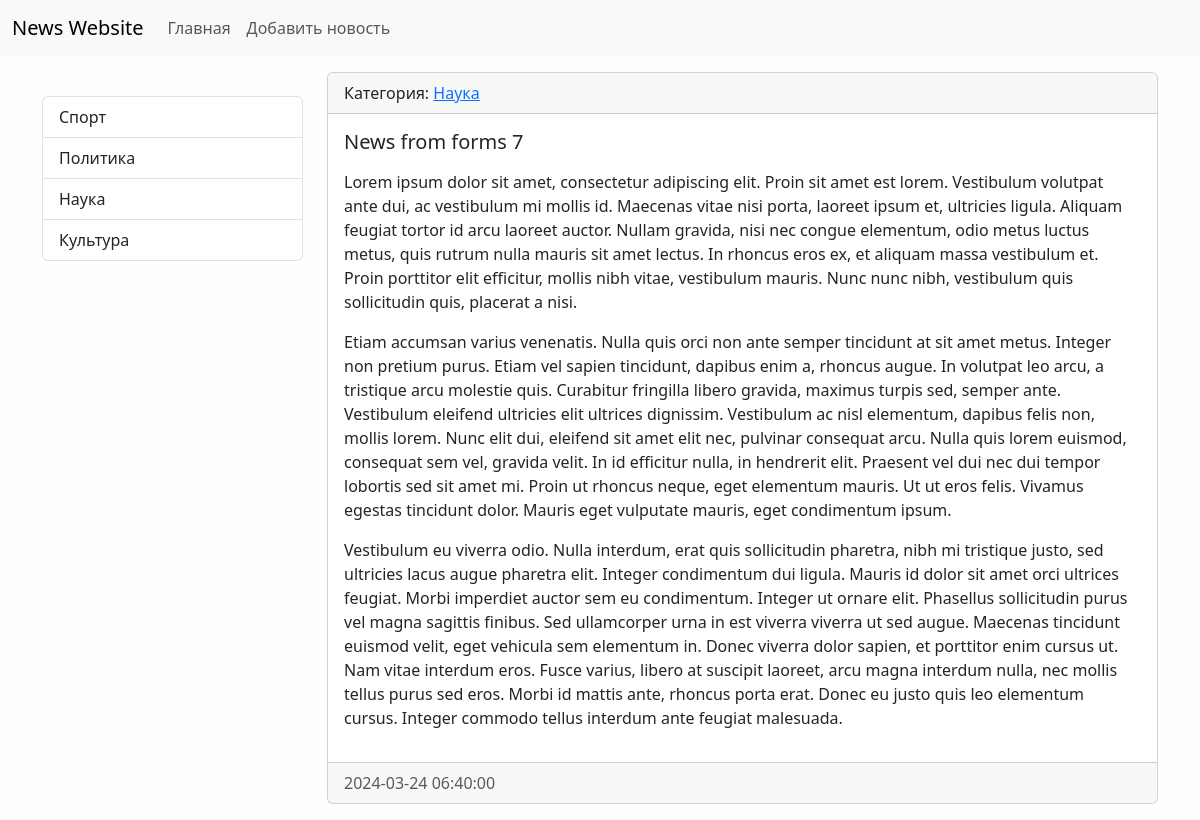
Page /news/14/ on the committed database.
### news/models.py (models this page shows, shortened)
class Category(models.Model):
    title = models.CharField(max_length=150, db_index=True, verbose_name='Наименование категории')
    def get_absolute_url(self):
        return reverse('category', kwargs={'category_id': self.pk})
    class Meta:
        verbose_name = 'Категория'
        verbose_name_plural = 'Категории'
        ordering = ['-title']

class News(models.Model):
    title = models.CharField(max_length = 150, verbose_name='Наименование')
    content = models.TextField(blank = True, verbose_name='Контент')
    created_at = models.DateTimeField(auto_now_add = True, verbose_name='Дата публикации')
    updated_at = models.DateTimeField(auto_now = True, verbose_name='Обновлено')
    is_published = models.BooleanField(default=True, verbose_name='Опубликовано')
    category = models.ForeignKey('Category', on_delete=models.PROTECT, verbose_name='Категория')
    class Meta:
        verbose_name = 'Новость'
        verbose_name_plural = 'Новости'
        ordering = ['-created_at']

### news/views.py (the view)
# urls.py: path('news/<int:pk>/', ViewNews.as_view(), name='view_news'),
class ViewNews(DetailView):
    model = News
    context_object_name = 'news_item'

### news/templatetags/news_tags.py (called while the page is built)
@register.inclusion_tag('news/list_categories.html')
def show_categories(arg1='Hello', arg2='world'):
    categories = Category.objects.all()
    return {'categories': categories}

### news/templates/news/news_detail.html (shortened to what this page needs)
{% extends 'base.html'%}
{% block sidebar %}
  {% include 'inc/_sidebar.html'%}
{% endblock %}
{% block content %}
  <div class="card mb-3">
    <div class="card-header">
      Категория:
      <a href="{{news_item.category.get_absolute_url}}">{{news_item.category.title}}</a>
    </div>
    <div class="card-body">
      <h5 class="card-title">{{news_item.title}}</h5>
      <p class="card-text">{{news_item.content|linebreaks}}</p>
    </div>
    <div class="card-footer text-body-secondary">
      {{news_item.created_at|date:'Y-m-d H:i:s'}}
    </div>
  </div>
{% endblock %}

### news/templates/news/list_categories.html
<div class="list-group">
    {%for item in categories%}
    <a
      href="{{item.get_absolute_url}}"
      class="list-group-item list-group-item-action"
      >{{item.title}}</a
    >
    {%endfor%}
  </div>

### mysite/static/css/style.css (style rules this page uses)
body { background-color: #fefefe; }

### rows in the picture
Category: title "Спорт"
Category: title "Политика"
Category: title "Наука"
Category: title "Культура"
News: category "Наука", title "News from forms 7", content "Lorem ipsum dolor sit amet, consectetur adipiscing elit. Proin sit amet est lorem. Vestibulum volutpat ante dui, ac vestibulum mi mollis id. Maecenas vitae nisi porta, laoreet ipsum et, ultricies ligula. Aliquam feugiat tortor id arcu laoreet auctor. Nullam gravida, nisi nec congue elementum, odio metus luctus metus, quis rutrum nulla mauris sit amet lectus. In rhoncus eros ex, et aliquam massa vestibulum et. Proin porttitor elit efficitur, mollis nibh vitae, vestibulum mauris. Nunc nunc nibh, vestibulum quis sollicitudin quis, placerat a nisi. Etiam accumsan varius venenatis. Nulla quis orci non ante semper tincidunt at sit amet metus. Integer non pretium purus. Etiam vel sapien tincidunt,…", created_at "2024-03-24 06:40:00"
